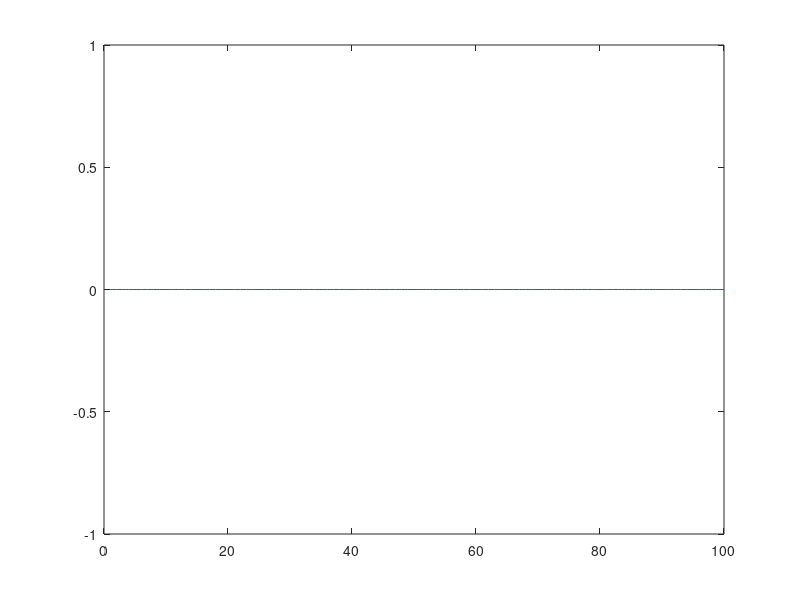
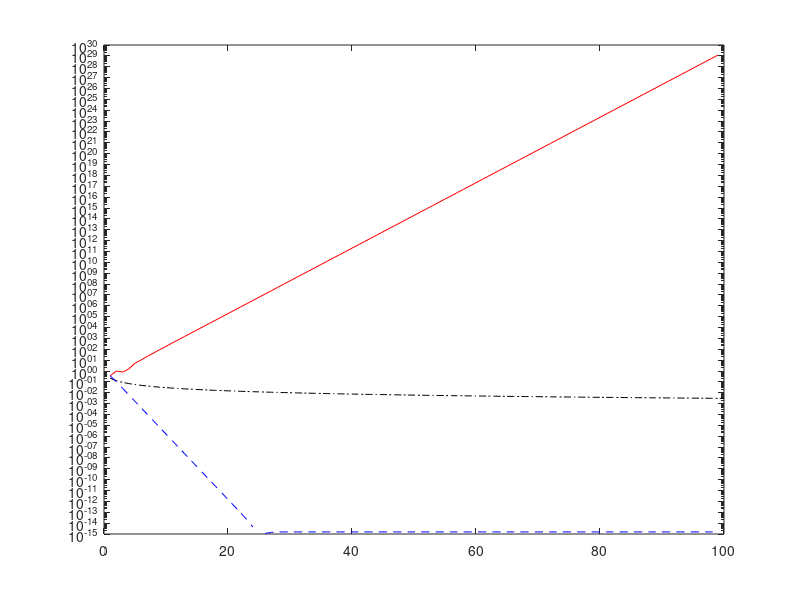

Recreate these plots in MATLAB, in order.
clear all;
clc;

n = 1e+2;

Sn1=zeros(n, 1);
Sn1(1)=1;
for i=2:n
    Sn1(i) = Sn1(i-1) + 1/i^2;
end

Sn2 = cumsum(1./((1:n).^2));

SN1 = sqrt(6*Sn1);
SN2 = sqrt(6*Sn2);

err_relSn1 = abs(SN1-pi)/pi;
err_relSn2 = abs(SN2-pi)/pi;

diff_errZero = err_relSn2 - err_relSn1';
figure(1);
plot(1:n, diff_errZero)

figure(2);
semilogy(1:n, err_relSn1, '-.k')

x(1) = 2;
for i=3:n
    x(i-1) = 2^((i-1)-1/2)*sqrt(1-4^(1-(i-1))*x(i-2)^2);
end

y(1) = 2;
for i = 3:n
    y(i-1) = sqrt(2)*y(i-2)/sqrt(1+sqrt(1-4^(1-(i-1))*y(i-2)^2));
end

err_rel1 = abs(x-pi)/pi;
err_rel2 = abs(y-pi)/pi;

hold on;
semilogy(1:(n-1), err_rel1,'-r')
semilogy(1:(n-1), err_rel2, '--b')
hold off;